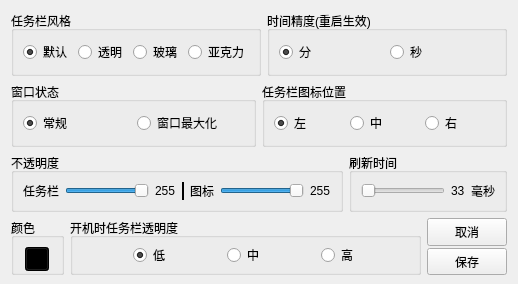
        <widget class="QWidget" name="tab_3">
         <attribute name="title">
          <string>桌面美化</string>
         </attribute>
         <layout class="QVBoxLayout" name="verticalLayout_8">
          <property name="bottomMargin">
           <number>9</number>
          </property>
          <item>
           <layout class="QHBoxLayout" name="horizontalLayout_10">
            <item>
             <widget class="QGroupBox" name="groupBox_2">
              <property name="title">
               <string>任务栏风格</string>
              </property>
              <layout class="QHBoxLayout" name="horizontalLayout_13">
               <item>
                <widget class="QRadioButton" name="radioButton_3">
                 <property name="text">
                  <string>默认</string>
                 </property>
                 <property name="checked">
                  <bool>true</bool>
                 </property>
                </widget>
               </item>
               <item>
                <widget class="QRadioButton" name="radioButton_4">
                 <property name="text">
                  <string>透明</string>
                 </property>
                </widget>
               </item>
               <item>
                <widget class="QRadioButton" name="radioButton_5">
                 <property name="text">
                  <string>玻璃</string>
                 </property>
                </widget>
               </item>
               <item>
                <widget class="QRadioButton" name="radioButton_6">
                 <property name="text">
                  <string>亚克力</string>
                 </property>
                </widget>
               </item>
              </layout>
             </widget>
            </item>
            <item>
             <widget class="QGroupBox" name="groupBox_11">
              <property name="toolTip">
               <string>修改注册表，从而改变任务栏右下角时间的精度</string>
              </property>
              <property name="title">
               <string>时间精度(重启生效)</string>
              </property>
              <layout class="QHBoxLayout" name="horizontalLayout_6">
               <item>
                <widget class="QRadioButton" name="chkTimeUnit_min">
                 <property name="toolTip">
                  <string>任务栏时间显示到具体分钟</string>
                 </property>
                 <property name="text">
                  <string>分</string>
                 </property>
                 <property name="checked">
                  <bool>true</bool>
                 </property>
                </widget>
               </item>
               <item>
                <widget class="QRadioButton" name="chkTimeUnit_sec">
                 <property name="toolTip">
                  <string>任务栏时间显示到具体秒数</string>
                 </property>
                 <property name="text">
                  <string>秒</string>
                 </property>
                </widget>
               </item>
              </layout>
             </widget>
            </item>
           </layout>
          </item>
          <item>
           <layout class="QHBoxLayout" name="horizontalLayout_16">
            <item>
             <widget class="QGroupBox" name="groupBox">
              <property name="toolTip">
               <string>分别修改没有或有最大化窗口时任务栏的状态</string>
              </property>
              <property name="title">
               <string>窗口状态</string>
              </property>
              <layout class="QHBoxLayout" name="horizontalLayout_12">
               <item>
                <widget class="QRadioButton" name="radioButton">
                 <property name="toolTip">
                  <string>没有最大化窗口时任务栏的状态</string>
                 </property>
                 <property name="text">
                  <string>常规</string>
                 </property>
                 <property name="checked">
                  <bool>true</bool>
                 </property>
                </widget>
               </item>
               <item>
                <widget class="QRadioButton" name="radioButton_2">
                 <property name="toolTip">
                  <string>有最大化窗口时任务栏的状态</string>
                 </property>
                 <property name="text">
                  <string>窗口最大化</string>
                 </property>
                </widget>
               </item>
              </layout>
             </widget>
            </item>
            <item>
             <widget class="QGroupBox" name="groupBox_4">
              <property name="title">
               <string>任务栏图标位置</string>
              </property>
              <layout class="QHBoxLayout" name="horizontalLayout_15">
               <item>
                <widget class="QRadioButton" name="radioButton_7">
                 <property name="text">
                  <string>左</string>
                 </property>
                 <property name="checked">
                  <bool>true</bool>
                 </property>
                </widget>
               </item>
               <item>
                <widget class="QRadioButton" name="radioButton_8">
                 <property name="text">
                  <string>中</string>
                 </property>
                </widget>
               </item>
               <item>
                <widget class="QRadioButton" name="radioButton_9">
                 <property name="text">
                  <string>右</string>
                 </property>
                </widget>
               </item>
              </layout>
             </widget>
            </item>
           </layout>
          </item>
          <item>
           <layout class="QHBoxLayout" name="horizontalLayout_18">
            <item>
             <widget class="QGroupBox" name="groupBox_3">
              <property name="toolTip">
               <string>任务栏和任务栏图标的不透明度</string>
              </property>
              <property name="title">
               <string>不透明度</string>
              </property>
              <layout class="QHBoxLayout" name="horizontalLayout_14">
               <item>
                <widget class="QLabel" name="label_16">
                 <property name="text">
                  <string>任务栏</string>
                 </property>
                </widget>
               </item>
               <item>
                <widget class="QSlider" name="horizontalSlider">
                 <property name="cursor">
                  <cursorShape>PointingHandCursor</cursorShape>
                 </property>
                 <property name="minimum">
                  <number>1</number>
                 </property>
                 <property name="maximum">
                  <number>255</number>
                 </property>
                 <property name="singleStep">
                  <number>0</number>
                 </property>
                 <property name="value">
                  <number>255</number>
                 </property>
                 <property name="sliderPosition">
                  <number>255</number>
                 </property>
                 <property name="orientation">
                  <enum>Qt::Horizontal</enum>
                 </property>
                </widget>
               </item>
               <item>
                <widget class="QLabel" name="label_4">
                 <property name="text">
                  <string>255</string>
                 </property>
                </widget>
               </item>
               <item>
                <widget class="Line" name="line">
                 <property name="minimumSize">
                  <size>
                   <width>2</width>
                   <height>0</height>
                  </size>
                 </property>
                 <property name="maximumSize">
                  <size>
                   <width>1</width>
                   <height>22</height>
                  </size>
                 </property>
                 <property name="styleSheet">
                  <string notr="true">color: rgb(0, 0, 0);
background-color: rgb(0, 0, 0);</string>
                 </property>
                 <property name="lineWidth">
                  <number>2</number>
                 </property>
                 <property name="orientation">
                  <enum>Qt::Vertical</enum>
                 </property>
                </widget>
               </item>
               <item>
                <widget class="QLabel" name="label_5">
                 <property name="text">
                  <string>图标</string>
                 </property>
                </widget>
               </item>
               <item>
                <widget class="QSlider" name="horizontalSlider_2">
                 <property name="cursor">
                  <cursorShape>PointingHandCursor</cursorShape>
                 </property>
                 <property name="maximum">
                  <number>255</number>
                 </property>
                 <property name="value">
                  <number>255</number>
                 </property>
                 <property name="sliderPosition">
                  <number>255</number>
                 </property>
                 <property name="orientation">
                  <enum>Qt::Horizontal</enum>
                 </property>
                </widget>
               </item>
               <item>
                <widget class="QLabel" name="label_6">
                 <property name="text">
                  <string>255</string>
                 </property>
                </widget>
               </item>
              </layout>
             </widget>
            </item>
            <item>
             <widget class="QGroupBox" name="groupBox_5">
              <property name="toolTip">
               <string>刷新任务栏颜色与透明度的时间间隔</string>
              </property>
              <property name="title">
               <string>刷新时间</string>
              </property>
              <layout class="QHBoxLayout" name="horizontalLayout_17">
               <item>
                <widget class="QSlider" name="horizontalSlider_3">
                 <property name="cursor">
                  <cursorShape>PointingHandCursor</cursorShape>
                 </property>
                 <property name="toolTip">
                  <string>刷新任务栏的时间间隔</string>
                 </property>
                 <property name="minimum">
                  <number>33</number>
                 </property>
                 <property name="maximum">
                  <number>198</number>
                 </property>
                 <property name="value">
                  <number>33</number>
                 </property>
                 <property name="orientation">
                  <enum>Qt::Horizontal</enum>
                 </property>
                </widget>
               </item>
               <item>
                <widget class="QLabel" name="label_17">
                 <property name="text">
                  <string>33</string>
                 </property>
                </widget>
               </item>
               <item>
                <widget class="QLabel" name="label_3">
                 <property name="text">
                  <string>毫秒</string>
                 </property>
                </widget>
               </item>
              </layout>
             </widget>
            </item>
           </layout>
          </item>
          <item>
           <layout class="QHBoxLayout" name="horizontalLayout_20">
            <item>
             <widget class="QGroupBox" name="groupBox_13">
              <property name="maximumSize">
               <size>
                <width>60</width>
                <height>57</height>
               </size>
              </property>
              <property name="toolTip">
               <string>任务栏的背景颜色</string>
              </property>
              <property name="title">
               <string>颜色</string>
              </property>
              <layout class="QHBoxLayout" name="horizontalLayout_21">
               <item>
                <widget class="QPushButton" name="pushButton_3">
                 <property name="minimumSize">
                  <size>
                   <width>24</width>
                   <height>24</height>
                  </size>
                 </property>
                 <property name="maximumSize">
                  <size>
                   <width>24</width>
                   <height>24</height>
                  </size>
                 </property>
                 <property name="cursor">
                  <cursorShape>PointingHandCursor</cursorShape>
                 </property>
                 <property name="toolTip">
                  <string>任务栏的背景颜色</string>
                 </property>
                 <property name="styleSheet">
                  <string notr="true">background-color: rgb(0, 0, 0);</string>
                 </property>
                 <property name="text">
                  <string/>
                 </property>
                </widget>
               </item>
              </layout>
             </widget>
            </item>
            <item>
             <widget class="QGroupBox" name="groupBox_12">
              <property name="maximumSize">
               <size>
                <width>16777215</width>
                <height>57</height>
               </size>
              </property>
              <property name="toolTip">
               <string>将任务栏透明度写入注册表</string>
              </property>
              <property name="title">
               <string>开机时任务栏透明度</string>
              </property>
              <layout class="QHBoxLayout" name="horizontalLayout_19">
               <item>
                <spacer name="horizontalSpacer_2">
                 <property name="orientation">
                  <enum>Qt::Horizontal</enum>
                 </property>
                 <property name="sizeHint" stdset="0">
                  <size>
                   <width>40</width>
                   <height>20</height>
                  </size>
                 </property>
                </spacer>
               </item>
               <item>
                <widget class="QRadioButton" name="radioButton_11">
                 <property name="toolTip">
                  <string>不透明</string>
                 </property>
                 <property name="text">
                  <string>低</string>
                 </property>
                 <property name="checked">
                  <bool>true</bool>
                 </property>
                </widget>
               </item>
               <item>
                <spacer name="horizontalSpacer_8">
                 <property name="orientation">
                  <enum>Qt::Horizontal</enum>
                 </property>
                 <property name="sizeHint" stdset="0">
                  <size>
                   <width>40</width>
                   <height>20</height>
                  </size>
                 </property>
                </spacer>
               </item>
               <item>
                <widget class="QRadioButton" name="radioButton_10">
                 <property name="toolTip">
                  <string>半透明</string>
                 </property>
                 <property name="text">
                  <string>中</string>
                 </property>
                </widget>
               </item>
               <item>
                <spacer name="horizontalSpacer_7">
                 <property name="orientation">
                  <enum>Qt::Horizontal</enum>
                 </property>
                 <property name="sizeHint" stdset="0">
                  <size>
                   <width>40</width>
                   <height>20</height>
                  </size>
                 </property>
                </spacer>
               </item>
               <item>
                <widget class="QRadioButton" name="radioButton_12">
                 <property name="toolTip">
                  <string>全透明</string>
                 </property>
                 <property name="text">
                  <string>高</string>
                 </property>
                </widget>
               </item>
               <item>
                <spacer name="horizontalSpacer_14">
                 <property name="orientation">
                  <enum>Qt::Horizontal</enum>
                 </property>
                 <property name="sizeHint" stdset="0">
                  <size>
                   <width>40</width>
                   <height>20</height>
                  </size>
                 </property>
                </spacer>
               </item>
              </layout>
             </widget>
            </item>
            <item>
             <layout class="QVBoxLayout" name="verticalLayout">
              <property name="spacing">
               <number>2</number>
              </property>
              <property name="leftMargin">
               <number>0</number>
              </property>
              <property name="topMargin">
               <number>0</number>
              </property>
              <property name="rightMargin">
               <number>0</number>
              </property>
              <property name="bottomMargin">
               <number>0</number>
              </property>
              <item>
               <widget class="QPushButton" name="pushButton_2">
                <property name="sizePolicy">
                 <sizepolicy hsizetype="Minimum" vsizetype="Minimum">
                  <horstretch>0</horstretch>
                  <verstretch>0</verstretch>
                 </sizepolicy>
                </property>
                <property name="maximumSize">
                 <size>
                  <width>80</width>
                  <height>16777215</height>
                 </size>
                </property>
                <property name="cursor">
                 <cursorShape>PointingHandCursor</cursorShape>
                </property>
                <property name="toolTip">
                 <string>关闭窗口</string>
                </property>
                <property name="text">
                 <string>取消</string>
                </property>
               </widget>
              </item>
              <item>
               <widget class="QPushButton" name="pushButton">
                <property name="sizePolicy">
                 <sizepolicy hsizetype="Minimum" vsizetype="Minimum">
                  <horstretch>0</horstretch>
                  <verstretch>0</verstretch>
                 </sizepolicy>
                </property>
                <property name="maximumSize">
                 <size>
                  <width>80</width>
                  <height>16777215</height>
                 </size>
                </property>
                <property name="cursor">
                 <cursorShape>PointingHandCursor</cursorShape>
                </property>
                <property name="toolTip">
                 <string>保存此页非注册表设置</string>
                </property>
                <property name="text">
                 <string>保存</string>
                </property>
               </widget>
              </item>
             </layout>
            </item>
           </layout>
          </item>
         </layout>
        </widget>
